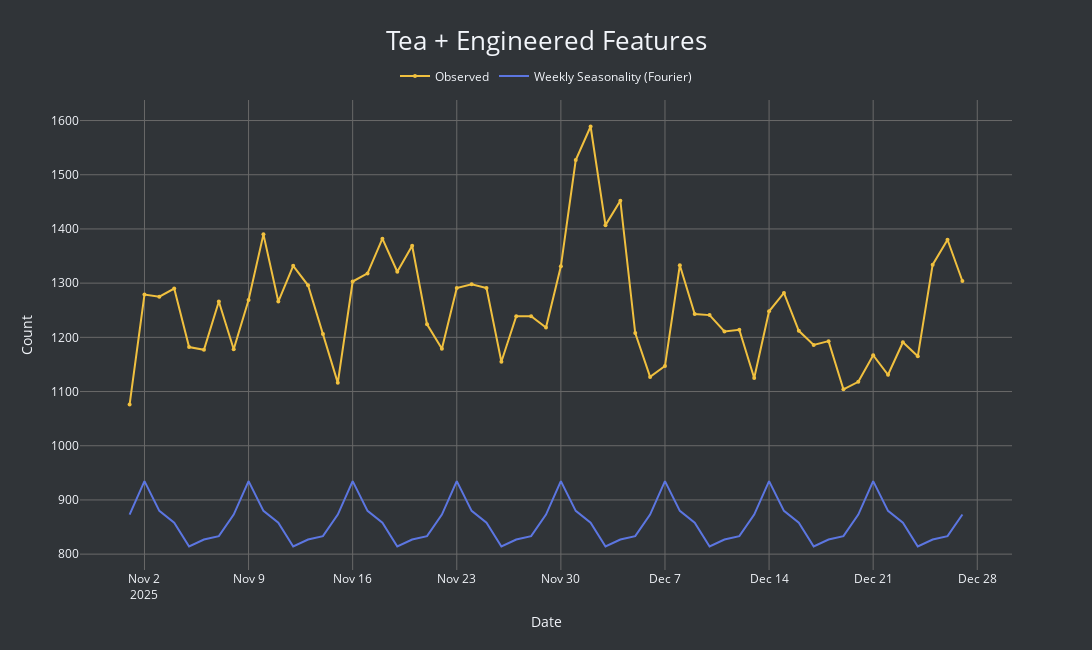

The notebook cell this image was saved under:
### Code cell
plot_drink_features(features, "Tea")
